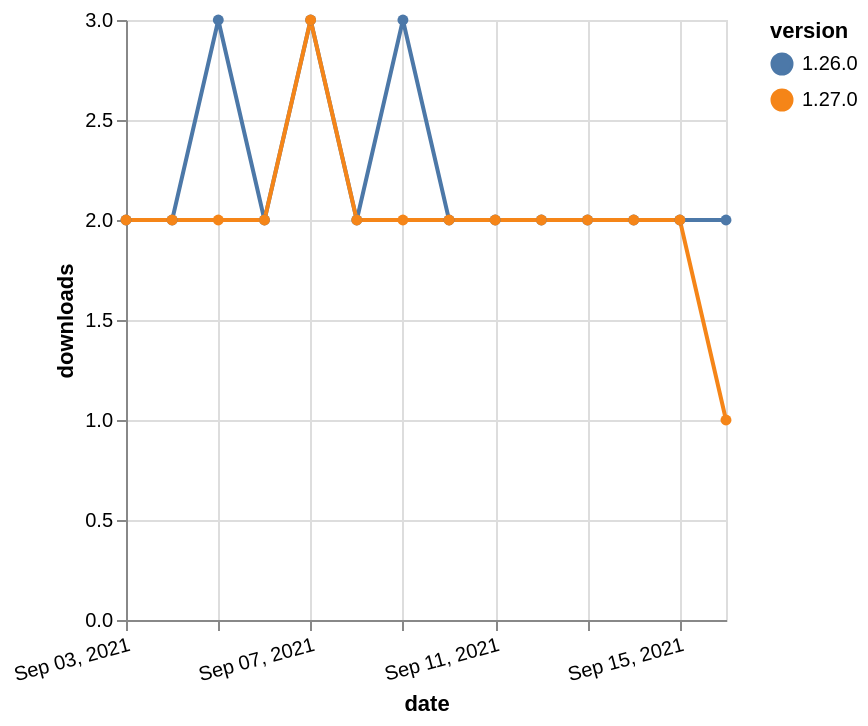

This figure's Vega-Lite source:
### Vega-Lite specification from a JSON file in a GitHub repository (floating-point values rounded to 4 significant figures)
{"$schema": "https://vega.github.io/schema/vega-lite/v5.json", "description": "A simple bar chart with embedded data.", "data": {"values": [{"date": "2021-09-03", "total": 2304, "delta": 2, "version": "1.26.0"}, {"date": "2021-09-04", "total": 2306, "delta": 2, "version": "1.26.0"}, {"date": "2021-09-05", "total": 2309, "delta": 3, "version": "1.26.0"}, {"date": "2021-09-06", "total": 2311, "delta": 2, "version": "1.26.0"}, {"date": "2021-09-07", "total": 2314, "delta": 3, "version": "1.26.0"}, {"date": "2021-09-08", "total": 2316, "delta": 2, "version": "1.26.0"}, {"date": "2021-09-09", "total": 2319, "delta": 3, "version": "1.26.0"}, {"date": "2021-09-10", "total": 2321, "delta": 2, "version": "1.26.0"}, {"date": "2021-09-11", "total": 2323, "delta": 2, "version": "1.26.0"}, {"date": "2021-09-12", "total": 2325, "delta": 2, "version": "1.26.0"}, {"date": "2021-09-13", "total": 2327, "delta": 2, "version": "1.26.0"}, {"date": "2021-09-14", "total": 2329, "delta": 2, "version": "1.26.0"}, {"date": "2021-09-15", "total": 2331, "delta": 2, "version": "1.26.0"}, {"date": "2021-09-16", "total": 2333, "delta": 2, "version": "1.26.0"}, {"date": "2021-09-03", "total": 2230, "delta": 2, "version": "1.27.0"}, {"date": "2021-09-04", "total": 2232, "delta": 2, "version": "1.27.0"}, {"date": "2021-09-05", "total": 2234, "delta": 2, "version": "1.27.0"}, {"date": "2021-09-06", "total": 2236, "delta": 2, "version": "1.27.0"}, {"date": "2021-09-07", "total": 2239, "delta": 3, "version": "1.27.0"}, {"date": "2021-09-08", "total": 2241, "delta": 2, "version": "1.27.0"}, {"date": "2021-09-09", "total": 2243, "delta": 2, "version": "1.27.0"}, {"date": "2021-09-10", "total": 2245, "delta": 2, "version": "1.27.0"}, {"date": "2021-09-11", "total": 2247, "delta": 2, "version": "1.27.0"}, {"date": "2021-09-12", "total": 2249, "delta": 2, "version": "1.27.0"}, {"date": "2021-09-13", "total": 2251, "delta": 2, "version": "1.27.0"}, {"date": "2021-09-14", "total": 2253, "delta": 2, "version": "1.27.0"}, {"date": "2021-09-15", "total": 2255, "delta": 2, "version": "1.27.0"}, {"date": "2021-09-16", "total": 2256, "delta": 1, "version": "1.27.0"}]}, "width": "container", "mark": {"type": "line", "point": {"filled": true}}, "encoding": {"x": {"field": "date", "type": "temporal", "timeUnit": "yearmonthdate", "title": "date", "axis": {"labelAngle": -15}}, "y": {"field": "delta", "type": "quantitative", "title": "downloads"}, "color": {"field": "version", "type": "nominal"}, "tooltip": {"field": "delta"}}}
